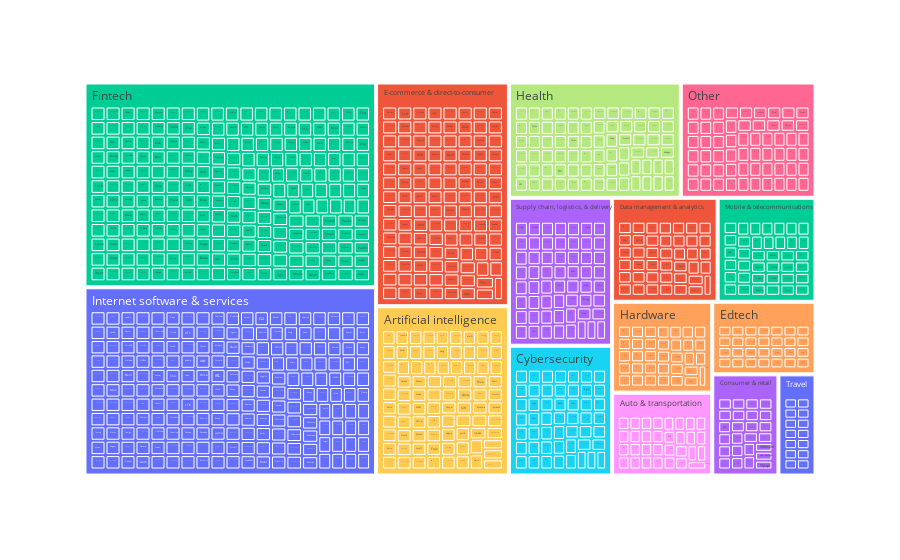

Write notebook code for a chart like this one.
### Code cell
#treemap 
fig3 = px.treemap(df_companies, path=['Industry', 'Company'],
                  color='Industry')
fig.update_layout(title= 'Distrubtion of unicorns by industry')
fig3.show()

### Figure 1 — Plotly figure (JSON) as saved in the notebook; plotly's stock layout.template omitted (floating-point values rounded to 4 significant figures; data arrays with more than 128 entries replaced by an {"elided": "..."} marker saying what was removed)
{"data": [{"branchvalues": "total", "customdata": {"elided": "1088x1 str values"}, "domain": {"x": [0, 1], "y": [0, 1]}, "hovertemplate": "labels=%{label}<br>count=%{value}<br>parent=%{parent}<br>id=%{id}<br>Industry=%{customdata[0]}<extra></extra>", "ids": {"elided": "1088 str values"}, "labels": {"elided": "1088 str values"}, "marker": {"colors": {"elided": "1088 str values"}}, "name": "", "parents": {"elided": "1088 str values"}, "type": "treemap", "values": {"elided": "1088 int values"}}], "layout": {"legend": {"tracegroupgap": 0}, "margin": {"t": 60}}}
